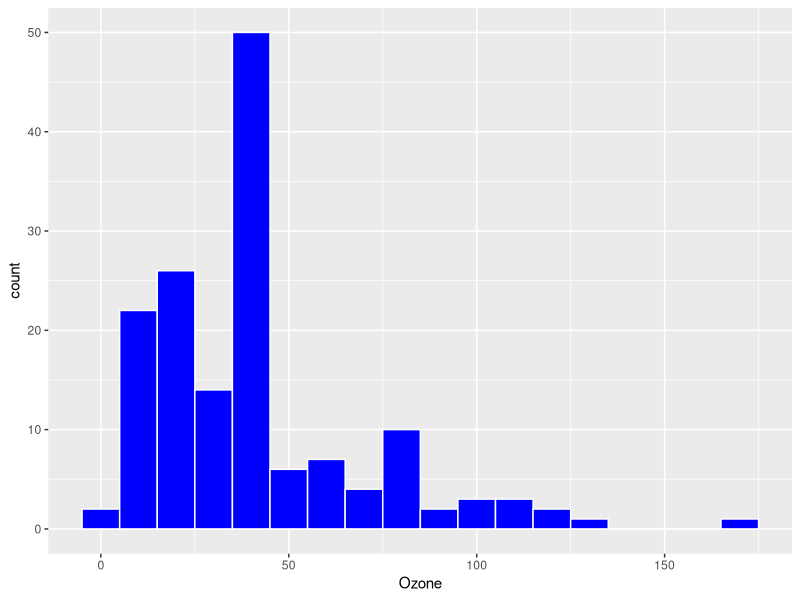
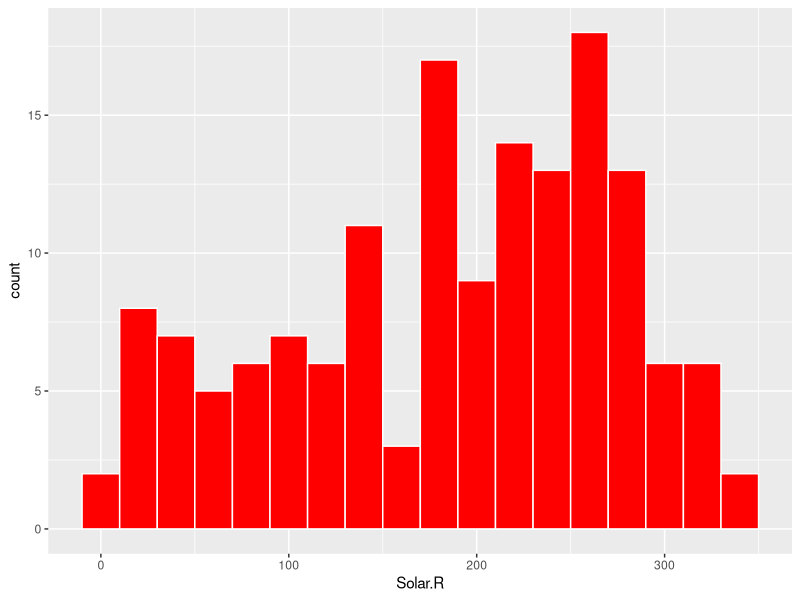
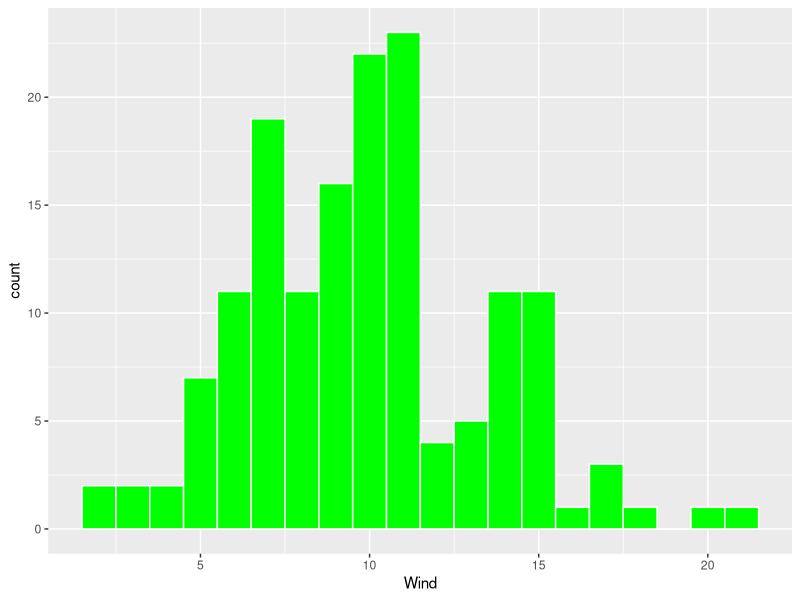
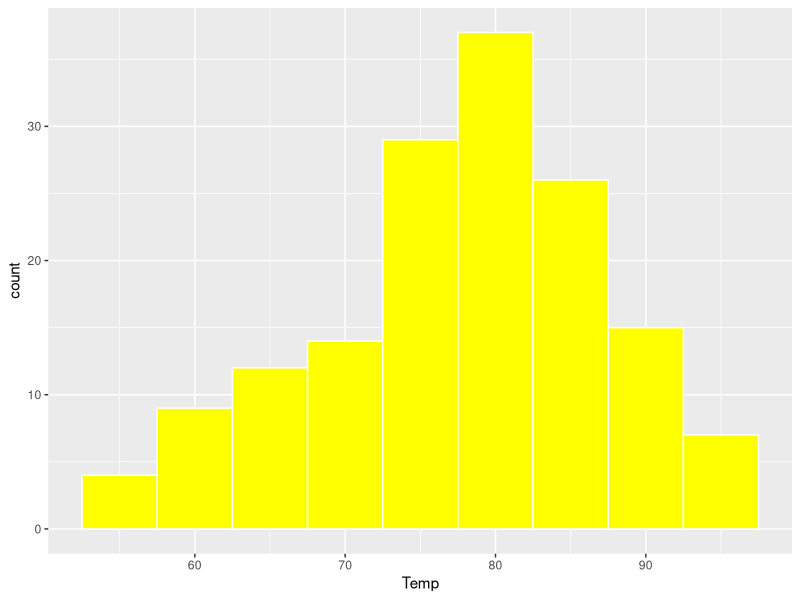
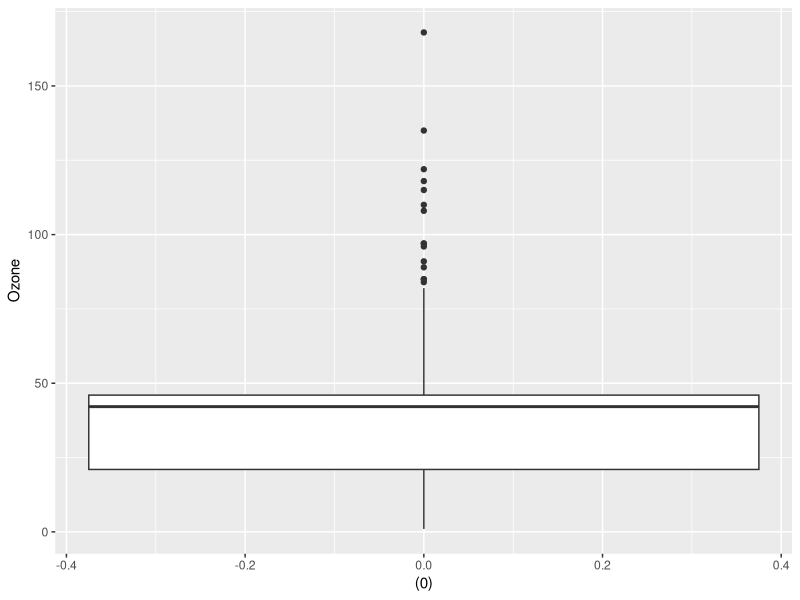
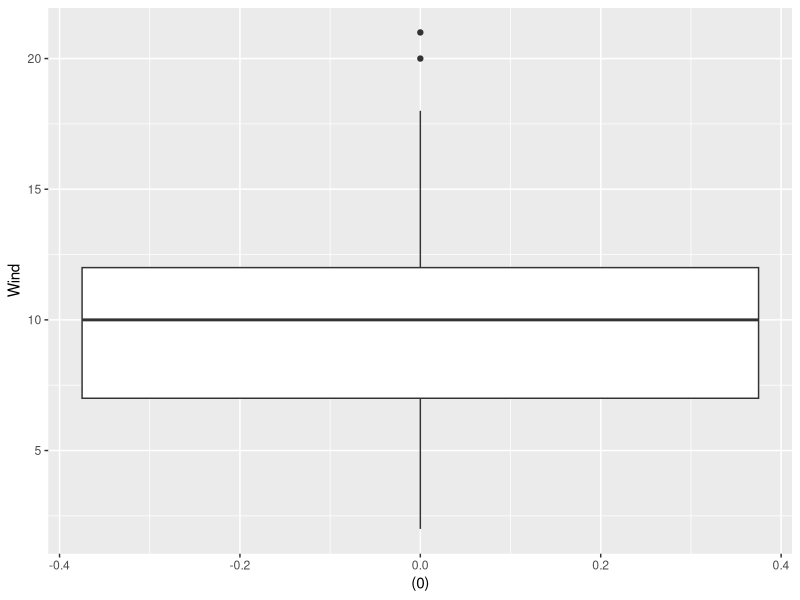
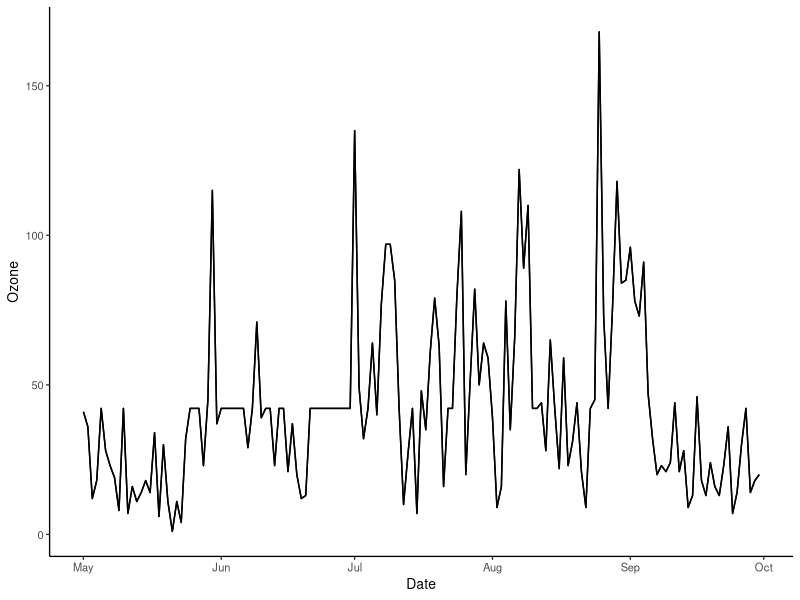
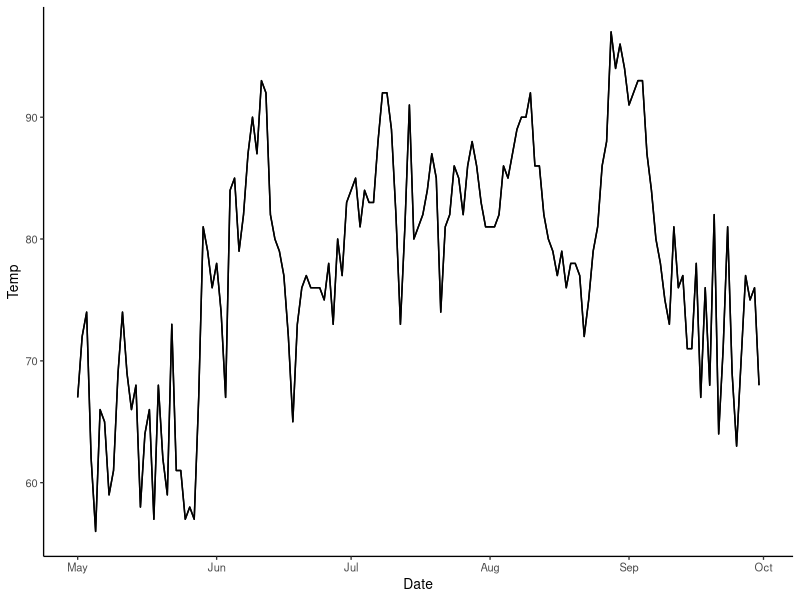

These charts were generated, in order, by the following R code:
#Week6: Visualization: Air Quality Analysis 

#Step 1: Load the Data 
air <- airquality

#Step 2: Clean the Data 

air$Ozone[is.na(air$Ozone)] <- mean(air$Ozone, na.rm = TRUE) #replace NA's in Ozone col 
air$Solar.R[is.na(air$Solar.R)] <- mean(air$Solar.R, na.rm = TRUE) #replace NAs in SOlar. R cols 


#Step 3: Understand the data distribution 
#Create the following visualizations using ggplot: 
install.packages("ggplot2")
library('ggplot2')

#Histograms for each of the variables: 
OGraph <- ggplot(air, aes(x=Ozone)) + geom_histogram(binwidth = 10, color="white", fill="blue") 
OGraph

SGraph <- ggplot(air, aes(x=Solar.R)) + geom_histogram(binwidth = 20, color="white", fill="red") 
SGraph

WGraph <- ggplot(air, aes(x=Wind)) + geom_histogram(binwidth = 1, color="white", fill="green") 
WGraph

TGraph <- ggplot(air, aes(x=Temp)) + geom_histogram(binwidth = 5, color="white", fill="yellow") 
TGraph

#Boxplaots for Ozone: 
gbox.ozone <- ggplot(air, aes((0), Ozone)) + geom_boxplot()
gbox.ozone

#Boxplot for wind values (round the wind to get a good number of "buckets")
windVal <- data.frame(round(air$Wind, digits = 0))
colnames(windVal)[1] <-  "Wind"
gbox.wind <- ggplot(windVal, aes((0), Wind)) + geom_boxplot()
gbox.wind

#Step 3: Explore how the data changes over time
#make	sure	to	create	appropriate	dates	

air$Date <- paste("1973", air$Month, air$Day, sep = "-")
air$Date <- as.Date(air$Date, "%Y-%m-%d")
air <- air[,-5:-6]


#create	linecharts for	ozone,	temp,	wind	and	solar.R (one	line	chart	for	each)

gline.ozone <- ggplot(data = air, aes(x=Date, y=Ozone)) + geom_line() + theme_classic(base_size = 10)
gline.ozone + geom_line()

gline.temp <- ggplot(data = air, aes(x=Date, y=Temp)) + geom_line() + theme_classic(base_size = 10)
gline.temp + geom_line()

gline.wind <- ggplot(data = air, aes(x=Date, y=Wind)) + geom_line() + theme_classic(base_size = 10)
gline.wind + geom_line()

gline.SR <- ggplot(data = air, aes(x=Date, y=Solar.R)) + geom_line() + theme_classic(base_size = 10)
gline.SR + geom_line()


#then	one	chart	with	4	lines,	each	having	a	different	color

library(reshape2)
airLong <- melt(air, id="Date")
head(airLong[order(airLong$Date),])

gline.all <- ggplot(airLong, aes(x=Date, y=value, color=variable)) + geom_line()


#Step 4: Look at all the data via a Heatmap 

#scalefill gradient changes the colors 
#Create a	heatmap,	with	each	day	along	the	x-axis	and	ozone,	temp,	wind	and	solar.r	along	the	y-axis,	and	days	as	rows	along	the	y-axis.	
htmap <- ggplot(airLong, aes(x=Date, y=variable)) + geom_tile(aes(fill=value)) + scale_fill_gradient(low="white", high = "blue")



#Create	a	scatter	chart (using	ggplot	geom_point),	with	the	x-axis	representing	the	wind,	the	y-axis	representing	the	temperature,	the	size	of	each	dot	representing	the	ozone	and	the	color	representing	the	solar.R

gscatter <- ggplot(air, aes(x=Wind, y=Temp)) + geom_point(aes(size=Ozone, color=Solar.R))
gscatter

#Step 6: Final Analysis 

#Patterns:
#1: based on the visualization in the scater plot, the days within 90 to 70 degrees have the highest levels of Solar radiation. 
#2: based on the heatmap, the month with the most days of high solar.r are in June and the lowest are September 
#3: the line chart shows that wind levels are highest in Sept on average 

#Most useful: 

#I think the most useful chart is the line chart because it visualizes all the variables and orders them in chronogolical order

